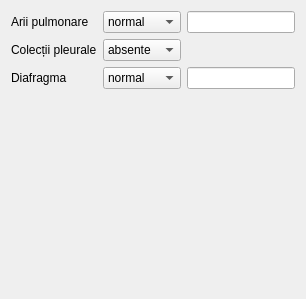
             <widget class="QWidget" name="tab_7">
              <attribute name="title">
               <string>Torace</string>
              </attribute>
              <layout class="QGridLayout" name="gridLayout_72">
               <item row="1" column="0" colspan="2">
                <widget class="QLabel" name="label_180">
                 <property name="text">
                  <string>Colecții pleurale</string>
                 </property>
                </widget>
               </item>
               <item row="1" column="2" colspan="2">
                <widget class="QComboBox" name="gestation2_pleuralCollections">
                 <item>
                  <property name="text">
                   <string>absente</string>
                  </property>
                 </item>
                 <item>
                  <property name="text">
                   <string>prezente</string>
                  </property>
                 </item>
                </widget>
               </item>
               <item row="2" column="4">
                <widget class="QLineEdit" name="gestation2_diaphragm_description"/>
               </item>
               <item row="3" column="4">
                <spacer name="verticalSpacer_19">
                 <property name="orientation">
                  <enum>Qt::Orientation::Vertical</enum>
                 </property>
                 <property name="sizeHint" stdset="0">
                  <size>
                   <width>20</width>
                   <height>199</height>
                  </size>
                 </property>
                </spacer>
               </item>
               <item row="0" column="4">
                <widget class="QLineEdit" name="gestation2_pulmonaryAreas_description"/>
               </item>
               <item row="0" column="0" colspan="2">
                <widget class="QLabel" name="label_179">
                 <property name="text">
                  <string>Arii pulmonare</string>
                 </property>
                </widget>
               </item>
               <item row="2" column="2" colspan="2">
                <widget class="QComboBox" name="gestation2_diaphragm">
                 <item>
                  <property name="text">
                   <string>normal</string>
                  </property>
                 </item>
                 <item>
                  <property name="text">
                   <string>anormal</string>
                  </property>
                 </item>
                 <item>
                  <property name="text">
                   <string>dificil</string>
                  </property>
                 </item>
                </widget>
               </item>
               <item row="0" column="2" colspan="2">
                <widget class="QComboBox" name="gestation2_pulmonaryAreas">
                 <item>
                  <property name="text">
                   <string>normal</string>
                  </property>
                 </item>
                 <item>
                  <property name="text">
                   <string>anormal</string>
                  </property>
                 </item>
                 <item>
                  <property name="text">
                   <string>dificil</string>
                  </property>
                 </item>
                </widget>
               </item>
               <item row="2" column="0" colspan="2">
                <widget class="QLabel" name="label_181">
                 <property name="text">
                  <string>Diafragma</string>
                 </property>
                </widget>
               </item>
              </layout>
             </widget>
